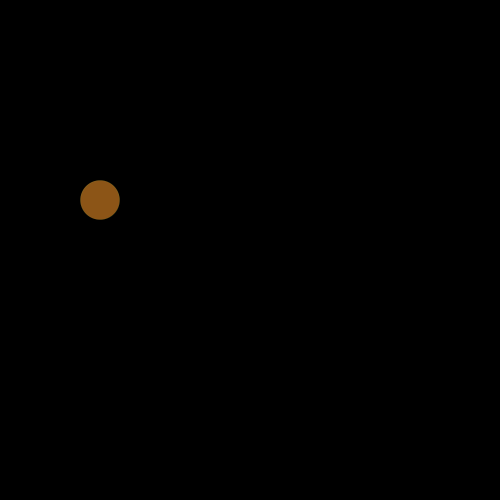
Frame 1 (no input)
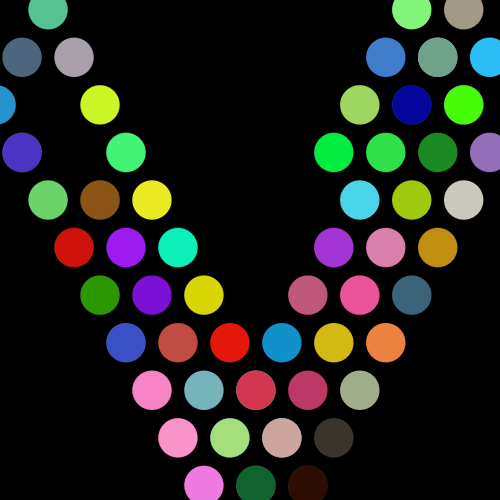
Frame 60 (the mouse pressed at the canvas centre just before this capture)
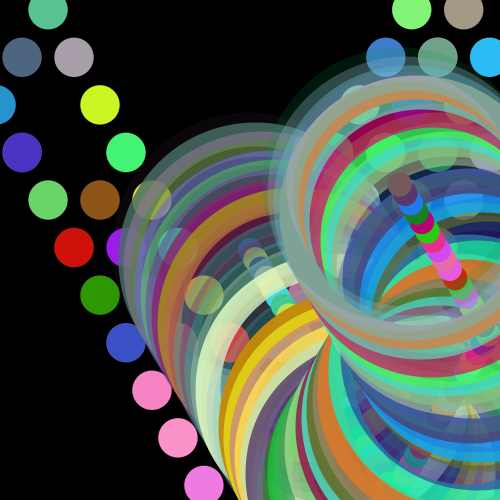
Frame 120 (the mouse held since frame 60 and released just before this capture)

The Processing sketch that drew these frames (run headless with seeded random() and noise(); from frame 60 on, the mouse is pressed at the canvas centre):

// Processing sketch: processing_183430
// ── processing_183430.pde

float mida = random(20,50);
float velocitatX = random(0,100);
float velocitatY = random(0,50);
float posicioX = 100;
float posicioY = 200;

 
void setup () {
 size (500,500);
 background(0);

}
 
 
void draw () {
 strokeWeight(mouseY/2+mouseX/2);
 stroke(random(255),random(255),random(255),random(255)); 
 fill (random (255), random (255), random(255));
 ellipse(posicioX, posicioY, mida, mida);
  
 posicioX = posicioX +velocitatX;
 posicioY = posicioY+velocitatY;
 
 //rebot
 if(posicioX-mida/2 <=0 ||posicioX+mida/2 >= width) {
   velocitatX = - velocitatX;
 } 
 if (posicioY-mida/2 <=0 ||posicioY + mida/2 >= height){ 
   velocitatY = - velocitatY;
 } 
}
  
 void mousePressed () {
  posicioX = mouseX;
  posicioY = mouseY;
  velocitatX = random(-10,10);
  velocitatY = random (-10,10);
  mida = random (10, 60);
   
}
